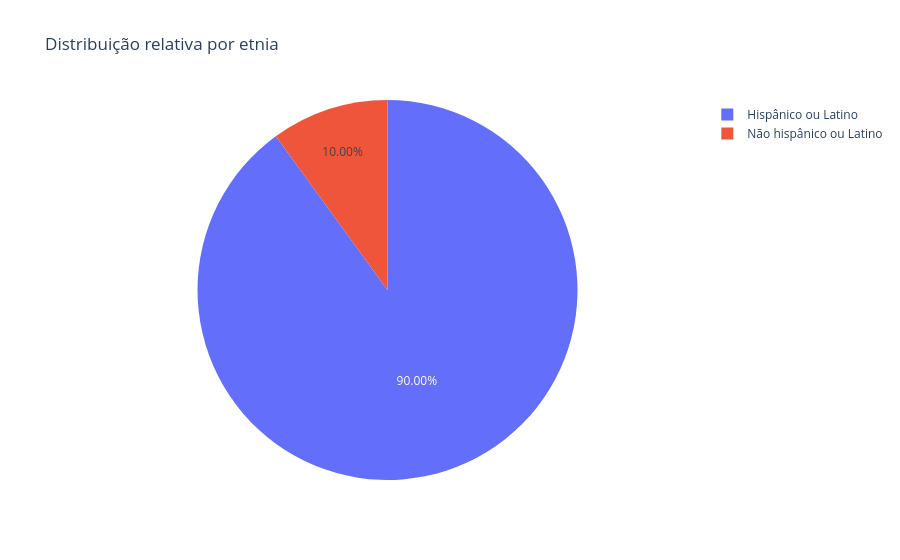

Notebook code cell kept with this figure:
### Code cell
fig = px.pie(
    names = distribuicao_por_etnia_relativa.index,
    values = distribuicao_por_etnia_relativa.values,
    title='Distribuição relativa por etnia'
)
# adicionar o valor dentro das fatias, limpar o fundo e tirar a grade
fig.update_traces(texttemplate='%{value:.2f}%', textposition='inside')
fig.update_layout(
    plot_bgcolor='white'
)
fig.show()

### Figure 1 — Plotly figure (JSON) as saved in the notebook; plotly's stock layout.template omitted (floating-point values rounded to 4 significant figures)
{"data": [{"domain": {"x": [0, 1], "y": [0, 1]}, "hovertemplate": "label=%{label}<br>value=%{value}<extra></extra>", "labels": ["Hispânico ou Latino", "Não hispânico ou Latino"], "legendgroup": "", "name": "", "showlegend": true, "textposition": "inside", "texttemplate": "%{value:.2f}%", "type": "pie", "values": [90.0, 10.0]}], "layout": {"legend": {"tracegroupgap": 0}, "plot_bgcolor": "white", "title": {"text": "Distribuição relativa por etnia"}}}
